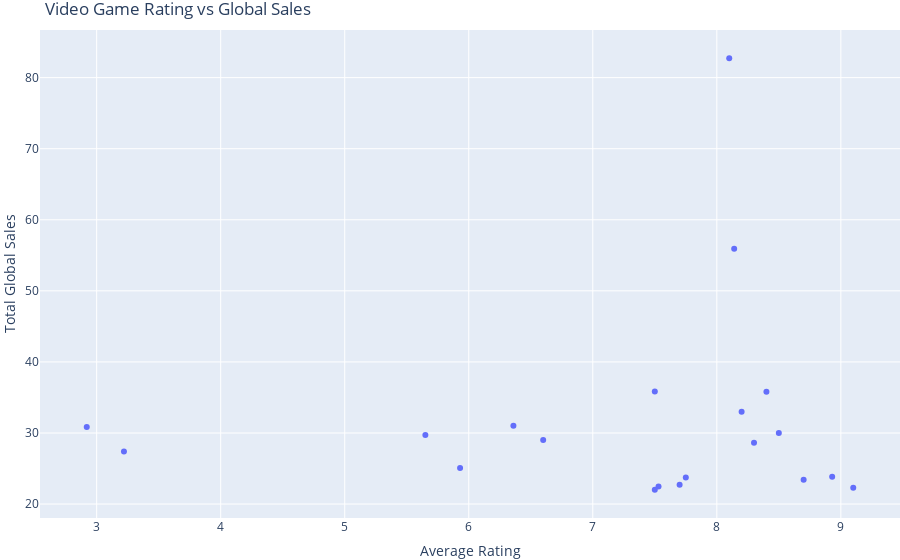

Here is the notebook cell this chart was saved with:
### Code cell
fig = px.scatter(top_sales_merged.head(20), x='Average Rating', y='Total Global Sales',
                 title='Video Game Rating vs Global Sales',
                 labels={'Average Rating': 'Average Rating', 'Total Global Sales': 'Total Global Sales'},
                 hover_name='Video Game', size_max=60)
fig.update_layout(
    showlegend=False,  # Remove the legend
    margin=dict(l=0, r=0, t=30, b=0),  # Adjust margin
)
# Show the plot
fig.show()

### Figure 1 — Plotly figure (JSON) as saved in the notebook; plotly's stock layout.template omitted (floating-point values rounded to 4 significant figures)
{"data": [{"hovertemplate": "<b>%{hovertext}</b><br><br>Average Rating=%{x}<br>Total Global Sales=%{y}<extra></extra>", "hovertext": ["Wii Sports", "Grand Theft Auto V", "Tetris", "Mario Kart Wii", "Wii Sports Resort", "Call of Duty: Black Ops", "Call of Duty: Modern Warfare 3", "New Super Mario Bros.", "Call of Duty: Black Ops II", "Wii Play", "New Super Mario Bros. Wii", "Call of Duty: Ghosts", "Call of Duty: Modern Warfare 2", "Grand Theft Auto: San Andreas", "Minecraft", "Mario Kart DS", "Wii Fit", "Grand Theft Auto IV", "Super Mario 64", "Wii Fit Plus"], "legendgroup": "", "marker": {"color": "#636efa", "symbol": "circle"}, "mode": "markers", "name": "", "orientation": "v", "showlegend": false, "type": "scatter", "x": [8.1, 8.14, 7.5, 8.4, 8.2, 6.36, 2.92, 8.5, 5.65, 6.6, 8.3, 3.22, 5.93, 8.93, 7.75, 8.7, 7.7, 7.53, 9.1, 7.5], "xaxis": "x", "y": [82.74, 55.92, 35.84, 35.82, 33, 31.03, 30.83, 30.01, 29.72, 29.02, 28.62, 27.38, 25.09, 23.86, 23.73, 23.42, 22.72, 22.47, 22.31, 22], "yaxis": "y"}], "layout": {"legend": {"tracegroupgap": 0}, "margin": {"b": 0, "l": 0, "r": 0, "t": 30}, "showlegend": false, "title": {"text": "Video Game Rating vs Global Sales"}, "xaxis": {"anchor": "y", "domain": [0, 1], "title": {"text": "Average Rating"}}, "yaxis": {"anchor": "x", "domain": [0, 1], "title": {"text": "Total Global Sales"}}}}
